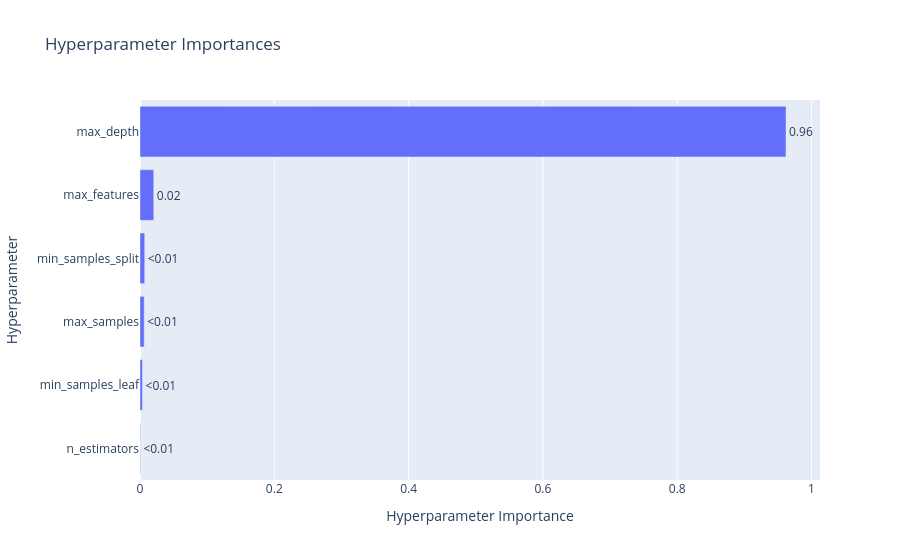

The cell this chart's notebook holds for it:
### Code cell
optuna.visualization.plot_param_importances(study)

### Figure 1 — Plotly figure (JSON) as saved in the notebook; plotly's stock layout.template omitted (floating-point values rounded to 4 significant figures)
{"data": [{"cliponaxis": false, "hovertemplate": ["n_estimators (IntDistribution): 0.0005757951793946666<extra></extra>", "min_samples_leaf (IntDistribution): 0.003735312726354501<extra></extra>", "max_samples (FloatDistribution): 0.006231481763123394<extra></extra>", "min_samples_split (IntDistribution): 0.007011434396497375<extra></extra>", "max_features (CategoricalDistribution): 0.020508177091546446<extra></extra>", "max_depth (IntDistribution): 0.9619377988430837<extra></extra>"], "name": "Objective Value", "orientation": "h", "text": ["<0.01", "<0.01", "<0.01", "<0.01", "0.02", "0.96"], "textposition": "outside", "type": "bar", "x": [0.0005758, 0.003735, 0.006231, 0.007011, 0.02051, 0.9619], "y": ["n_estimators", "min_samples_leaf", "max_samples", "min_samples_split", "max_features", "max_depth"]}], "layout": {"title": {"text": "Hyperparameter Importances"}, "xaxis": {"title": {"text": "Hyperparameter Importance"}}, "yaxis": {"title": {"text": "Hyperparameter"}}}}
